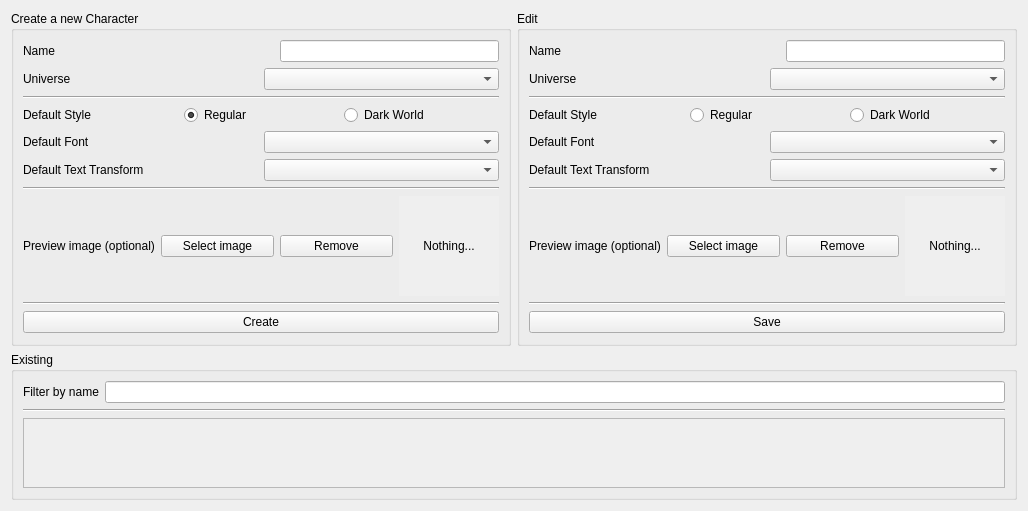
      <widget class="QWidget" name="characters">
       <attribute name="title">
        <string>Characters</string>
       </attribute>
       <layout class="QVBoxLayout" name="verticalLayout_8">
        <item>
         <layout class="QVBoxLayout" name="verticalLayout_13">
          <item>
           <layout class="QHBoxLayout" name="horizontalLayout_58">
            <item>
             <widget class="QGroupBox" name="create_character">
              <property name="sizePolicy">
               <sizepolicy hsizetype="Fixed" vsizetype="Fixed">
                <horstretch>0</horstretch>
                <verstretch>0</verstretch>
               </sizepolicy>
              </property>
              <property name="minimumSize">
               <size>
                <width>500</width>
                <height>335</height>
               </size>
              </property>
              <property name="maximumSize">
               <size>
                <width>354</width>
                <height>335</height>
               </size>
              </property>
              <property name="title">
               <string>Create a new Character</string>
              </property>
              <layout class="QVBoxLayout" name="verticalLayout_16">
               <item>
                <layout class="QVBoxLayout" name="verticalLayout_15">
                 <item>
                  <layout class="QHBoxLayout" name="horizontalLayout_26">
                   <item>
                    <widget class="QLabel" name="characters_create_name_label">
                     <property name="text">
                      <string>Name</string>
                     </property>
                    </widget>
                   </item>
                   <item>
                    <spacer name="horizontalSpacer_5">
                     <property name="orientation">
                      <enum>Qt::Orientation::Horizontal</enum>
                     </property>
                     <property name="sizeHint" stdset="0">
                      <size>
                       <width>40</width>
                       <height>20</height>
                      </size>
                     </property>
                    </spacer>
                   </item>
                   <item>
                    <widget class="QLineEdit" name="characters_create_name_input"/>
                   </item>
                  </layout>
                 </item>
                 <item>
                  <layout class="QHBoxLayout" name="horizontalLayout_32">
                   <item>
                    <widget class="QLabel" name="characters_create_universe_label">
                     <property name="text">
                      <string>Universe</string>
                     </property>
                    </widget>
                   </item>
                   <item>
                    <widget class="QComboBox" name="characters_create_universe_selector"/>
                   </item>
                  </layout>
                 </item>
                 <item>
                  <widget class="Line" name="line_20">
                   <property name="orientation">
                    <enum>Qt::Orientation::Horizontal</enum>
                   </property>
                  </widget>
                 </item>
                 <item>
                  <layout class="QHBoxLayout" name="horizontalLayout_46">
                   <item>
                    <widget class="QLabel" name="characters_create_style_label">
                     <property name="text">
                      <string>Default Style</string>
                     </property>
                    </widget>
                   </item>
                   <item>
                    <widget class="QRadioButton" name="characters_create_style_regular_option">
                     <property name="text">
                      <string>Regular</string>
                     </property>
                     <property name="checked">
                      <bool>true</bool>
                     </property>
                    </widget>
                   </item>
                   <item>
                    <widget class="QRadioButton" name="characters_create_style_dark_world_option">
                     <property name="text">
                      <string>Dark World</string>
                     </property>
                    </widget>
                   </item>
                  </layout>
                 </item>
                 <item>
                  <layout class="QHBoxLayout" name="horizontalLayout_27">
                   <item>
                    <widget class="QLabel" name="characters_create_font_label">
                     <property name="text">
                      <string>Default Font</string>
                     </property>
                    </widget>
                   </item>
                   <item>
                    <widget class="QComboBox" name="characters_create_font_selector"/>
                   </item>
                  </layout>
                 </item>
                 <item>
                  <layout class="QHBoxLayout" name="horizontalLayout_47">
                   <item>
                    <widget class="QLabel" name="characters_create_transform_label">
                     <property name="text">
                      <string>Default Text Transform</string>
                     </property>
                    </widget>
                   </item>
                   <item>
                    <widget class="QComboBox" name="characters_create_transform_selector"/>
                   </item>
                  </layout>
                 </item>
                 <item>
                  <widget class="Line" name="line_14">
                   <property name="orientation">
                    <enum>Qt::Orientation::Horizontal</enum>
                   </property>
                  </widget>
                 </item>
                 <item>
                  <layout class="QHBoxLayout" name="horizontalLayout_28">
                   <item>
                    <widget class="QLabel" name="characters_create_preview_label">
                     <property name="text">
                      <string>Preview image (optional)</string>
                     </property>
                    </widget>
                   </item>
                   <item>
                    <widget class="QPushButton" name="characters_create_image_button">
                     <property name="text">
                      <string>Select image</string>
                     </property>
                    </widget>
                   </item>
                   <item>
                    <widget class="QPushButton" name="characters_create_image_remove_button">
                     <property name="text">
                      <string>Remove</string>
                     </property>
                    </widget>
                   </item>
                   <item>
                    <widget class="QLabel" name="characters_create_image_preview">
                     <property name="sizePolicy">
                      <sizepolicy hsizetype="Maximum" vsizetype="Maximum">
                       <horstretch>0</horstretch>
                       <verstretch>0</verstretch>
                      </sizepolicy>
                     </property>
                     <property name="minimumSize">
                      <size>
                       <width>0</width>
                       <height>0</height>
                      </size>
                     </property>
                     <property name="maximumSize">
                      <size>
                       <width>100</width>
                       <height>100</height>
                      </size>
                     </property>
                     <property name="autoFillBackground">
                      <bool>true</bool>
                     </property>
                     <property name="text">
                      <string>Nothing...</string>
                     </property>
                     <property name="alignment">
                      <set>Qt::AlignmentFlag::AlignCenter</set>
                     </property>
                    </widget>
                   </item>
                  </layout>
                 </item>
                </layout>
               </item>
               <item>
                <widget class="Line" name="line_15">
                 <property name="orientation">
                  <enum>Qt::Orientation::Horizontal</enum>
                 </property>
                </widget>
               </item>
               <item>
                <widget class="QPushButton" name="characters_create_confirm_button">
                 <property name="text">
                  <string>Create</string>
                 </property>
                </widget>
               </item>
              </layout>
             </widget>
            </item>
            <item>
             <widget class="QGroupBox" name="edit_character">
              <property name="sizePolicy">
               <sizepolicy hsizetype="Fixed" vsizetype="Fixed">
                <horstretch>0</horstretch>
                <verstretch>0</verstretch>
               </sizepolicy>
              </property>
              <property name="minimumSize">
               <size>
                <width>500</width>
                <height>335</height>
               </size>
              </property>
              <property name="maximumSize">
               <size>
                <width>354</width>
                <height>335</height>
               </size>
              </property>
              <property name="title">
               <string>Edit</string>
              </property>
              <layout class="QVBoxLayout" name="verticalLayout_34">
               <item>
                <layout class="QVBoxLayout" name="verticalLayout_39">
                 <item>
                  <layout class="QHBoxLayout" name="horizontalLayout_2">
                   <item>
                    <widget class="QLabel" name="characters_edit_name_label">
                     <property name="text">
                      <string>Name</string>
                     </property>
                    </widget>
                   </item>
                   <item>
                    <spacer name="horizontalSpacer_2">
                     <property name="orientation">
                      <enum>Qt::Orientation::Horizontal</enum>
                     </property>
                     <property name="sizeHint" stdset="0">
                      <size>
                       <width>40</width>
                       <height>20</height>
                      </size>
                     </property>
                    </spacer>
                   </item>
                   <item>
                    <widget class="QLineEdit" name="characters_edit_name_input"/>
                   </item>
                  </layout>
                 </item>
                 <item>
                  <layout class="QHBoxLayout" name="horizontalLayout_49">
                   <item>
                    <widget class="QLabel" name="characters_edit_universe_label">
                     <property name="text">
                      <string>Universe</string>
                     </property>
                    </widget>
                   </item>
                   <item>
                    <widget class="QComboBox" name="characters_edit_universe_selector"/>
                   </item>
                  </layout>
                 </item>
                 <item>
                  <widget class="Line" name="line_25">
                   <property name="orientation">
                    <enum>Qt::Orientation::Horizontal</enum>
                   </property>
                  </widget>
                 </item>
                 <item>
                  <layout class="QHBoxLayout" name="horizontalLayout_55">
                   <item>
                    <widget class="QLabel" name="characters_edit_style_label">
                     <property name="text">
                      <string>Default Style</string>
                     </property>
                    </widget>
                   </item>
                   <item>
                    <widget class="QRadioButton" name="characters_edit_style_regular_option">
                     <property name="text">
                      <string>Regular</string>
                     </property>
                    </widget>
                   </item>
                   <item>
                    <widget class="QRadioButton" name="characters_edit_style_dark_world_option">
                     <property name="text">
                      <string>Dark World</string>
                     </property>
                    </widget>
                   </item>
                  </layout>
                 </item>
                 <item>
                  <layout class="QHBoxLayout" name="horizontalLayout_29">
                   <item>
                    <widget class="QLabel" name="characters_edit_font_label">
                     <property name="text">
                      <string>Default Font</string>
                     </property>
                    </widget>
                   </item>
                   <item>
                    <widget class="QComboBox" name="characters_edit_font_selector"/>
                   </item>
                  </layout>
                 </item>
                 <item>
                  <layout class="QHBoxLayout" name="horizontalLayout_50">
                   <item>
                    <widget class="QLabel" name="characters_edit_transform_label">
                     <property name="text">
                      <string>Default Text Transform</string>
                     </property>
                    </widget>
                   </item>
                   <item>
                    <widget class="QComboBox" name="characters_edit_transform_selector"/>
                   </item>
                  </layout>
                 </item>
                 <item>
                  <widget class="Line" name="line_24">
                   <property name="orientation">
                    <enum>Qt::Orientation::Horizontal</enum>
                   </property>
                  </widget>
                 </item>
                 <item>
                  <layout class="QHBoxLayout" name="horizontalLayout_54">
                   <item>
                    <widget class="QLabel" name="characters_edit_preview_label">
                     <property name="text">
                      <string>Preview image (optional)</string>
                     </property>
                    </widget>
                   </item>
                   <item>
                    <widget class="QPushButton" name="characters_edit_image_button">
                     <property name="text">
                      <string>Select image</string>
                     </property>
                    </widget>
                   </item>
                   <item>
                    <widget class="QPushButton" name="characters_edit_image_remove_button">
                     <property name="text">
                      <string>Remove</string>
                     </property>
                    </widget>
                   </item>
                   <item>
                    <widget class="QLabel" name="characters_edit_image_preview">
                     <property name="sizePolicy">
                      <sizepolicy hsizetype="Maximum" vsizetype="Maximum">
                       <horstretch>0</horstretch>
                       <verstretch>0</verstretch>
                      </sizepolicy>
                     </property>
                     <property name="minimumSize">
                      <size>
                       <width>0</width>
                       <height>0</height>
                      </size>
                     </property>
                     <property name="maximumSize">
                      <size>
                       <width>100</width>
                       <height>100</height>
                      </size>
                     </property>
                     <property name="autoFillBackground">
                      <bool>true</bool>
                     </property>
                     <property name="text">
                      <string>Nothing...</string>
                     </property>
                     <property name="alignment">
                      <set>Qt::AlignmentFlag::AlignCenter</set>
                     </property>
                    </widget>
                   </item>
                  </layout>
                 </item>
                </layout>
               </item>
               <item>
                <widget class="Line" name="line_23">
                 <property name="orientation">
                  <enum>Qt::Orientation::Horizontal</enum>
                 </property>
                </widget>
               </item>
               <item>
                <widget class="QPushButton" name="characters_edit_confirm_button">
                 <property name="text">
                  <string>Save</string>
                 </property>
                </widget>
               </item>
              </layout>
             </widget>
            </item>
           </layout>
          </item>
          <item>
           <widget class="QGroupBox" name="groupBox_5">
            <property name="title">
             <string>Existing</string>
            </property>
            <layout class="QVBoxLayout" name="verticalLayout_17">
             <item>
              <layout class="QVBoxLayout" name="verticalLayout_14">
               <item>
                <layout class="QHBoxLayout" name="horizontalLayout_25">
                 <item>
                  <widget class="QLabel" name="characters_filter_label">
                   <property name="text">
                    <string>Filter by name</string>
                   </property>
                  </widget>
                 </item>
                 <item>
                  <widget class="QLineEdit" name="characters_filter_input"/>
                 </item>
                </layout>
               </item>
               <item>
                <widget class="Line" name="line_18">
                 <property name="orientation">
                  <enum>Qt::Orientation::Horizontal</enum>
                 </property>
                </widget>
               </item>
               <item>
                <widget class="QScrollArea" name="scrollArea_2">
                 <property name="widgetResizable">
                  <bool>true</bool>
                 </property>
                 <widget class="QWidget" name="characters_grid">
                  <property name="geometry">
                   <rect>
                    <x>0</x>
                    <y>0</y>
                    <width>987</width>
                    <height>316</height>
                   </rect>
                  </property>
                  <layout class="QGridLayout" name="gridLayout"/>
                 </widget>
                </widget>
               </item>
              </layout>
             </item>
            </layout>
           </widget>
          </item>
         </layout>
        </item>
       </layout>
      </widget>
